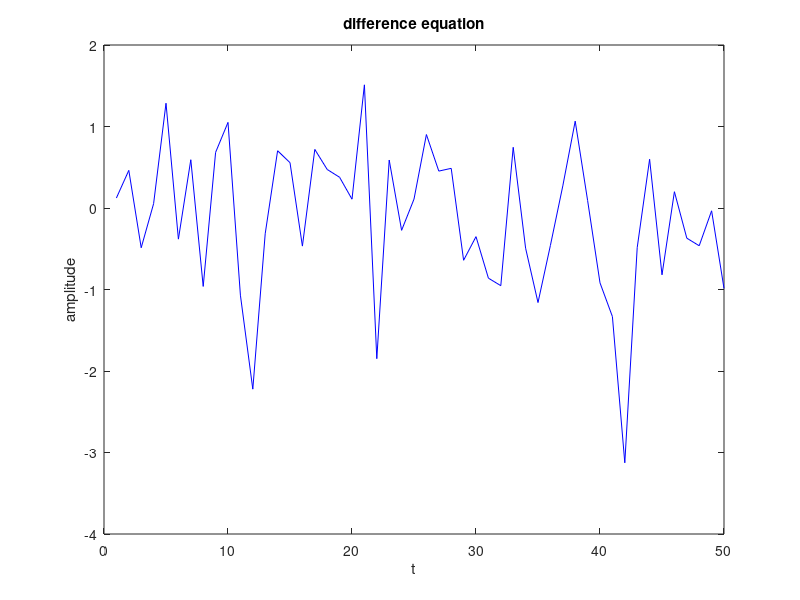

The MATLAB script that drew this image:
x = randn(1,50);

xcof = [2/3, 1];
ycof = [1, 0.5];
output = zeros(1, length(x));

for i=1:length(x)
    for j = 2:length(ycof)
        if i>=j
            output(i) = output(i) - ycof(j)*output(i-j+1);
        end     
    end
    
     for j = 1:length(xcof)
      if i >= j
        output(i) = output(i) + xcof(j)*x(i-j+1);
      end
    end
end
t = 1: length(x);
disp(output);
plot(t,output, 'b'), title('difference equation'), xlabel('t'), ylabel('amplitude');
